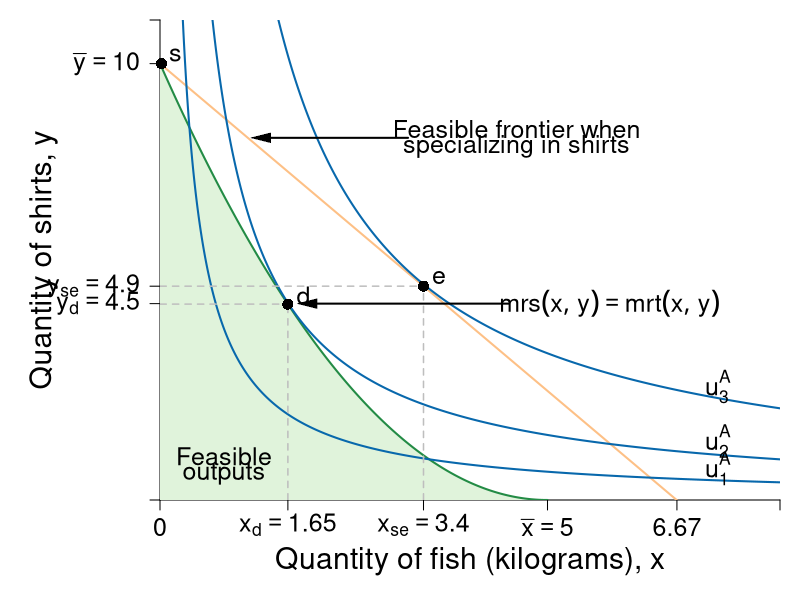

This chart was generated by the following R code:
#Graph Designer: Simon Halliday
#Authors: Bowles, Foley and Halliday
#Title: Coordination, Conflict and Competition: A Text in Microeconomics

require(shape)
pdf(file = "specprodexch/ppf_eos_indiff.pdf", width = 9, height = 9)

#Set parameters for graphics
pointsize <- 1.8
axislabelsize <- 1.8
labelsize <- 1.5
namesize <- 1.8
annotatesize <- 1.5
graphlinewidth <- 2
segmentlinewidth <- 1.5

COL <- c("#7fc97f", "#beaed4", "#fdc086", "#ffff99", "#386cb0", "#f0027f", "#bf5b17", "#666666")
COLA <- c("#e0f3db", "#99d8c9","#66c2a4","#41ae76", "#238b45", "#005824")
COLB <- c("#4eb3d3", "#2b8cbe", "#0868ac","#084081")

#Edited the margins to cater for the larger LHS labels
par(mar =  c(5, 8, 1, 1))

#Change this to make it log of l 

# ppf <- function(l, k = 0.5) {
#   k * (1/l)
# }

ppf <- function(fish, k = 10/25, alpha = 2, maxfish = 5) {
  k * (fish - maxfish)^alpha 
}
# 
# fishProd <- function(l, k = 0.5){
#   (-k)*l
# }
# 
# feasibleLabor <- function(l, time = 10){
#   -time - l
# }
# 
# manufactureProd <- function(l, k = 0.1, alpha = 2){
#   k * (-l)^alpha
# }

uFn <- function(x, y, alpha = 0.5){
  (x^alpha)*(y^(1-alpha))
}

budgetExchange <- function(x, yintercept = 12, slope = 1){
  yintercept - slope * x
}

xlims <- c(0, 8)
ylims <- c(0, 11)

npts <- 501 
x <- seq(xlims[1], xlims[2], length.out = npts)
y <- seq(ylims[1], ylims[2], length.out = npts) 
a <- c(1.8, 2.73, 4.1)

plot(0, 0, xlim = xlims, ylim = ylims, type = "n",
     xlab = expression(paste("")),
     ylab = expression(paste("")), 
     xaxt = "n", 
     yaxt = "n", 
     cex.lab = axislabelsize, 
     bty = "n", 
     xaxs="i", 
     yaxs="i"
)

# ticksy <- seq(from = 0, to = ylims[2], by = 1)
# ylabels <- seq(from = 0, to = ylims[2], by = 1)
# ticksx <- seq(from = 0, to = xlims[2], by = 1)
# xlabels <- seq(from = 0, to = xlims[2], by = 1)
ticksy <- c(ylims[1], 4.5, 4.9, 10, ylims[2])
ylabels <- c(NA, expression(paste(y[d]) == 4.5), expression(paste(y[se]) == 4.9),expression(paste(bar(y)==10)), NA)
ticksx <- c(xlims[1], 1.65, 3.4, 5, 6.67, xlims[2])
xlabels <- c(0, expression(paste(x[d]) == 1.65), expression(paste(x[se])==3.4), expression(paste(bar(x)==5)), 6.67, NA)


axis(1, at = ticksx, pos = 0, labels = xlabels, cex.axis = labelsize)
axis(2, at = ticksy, pos = 0, labels = ylabels, las = 1, cex.axis = labelsize)

npts <- 500 
xx1 <- seq(0, 5, length.out = npts)
xx2 <- seq(0, xlims[2], length.out = npts)
xx3 <- seq(xlims[1], 0, length.out = npts)
xx4 <- seq(-11, 0, length.out = npts)

#Draw the polygon for shading the feasible set
xpoly1 <- seq(from = 0, to = 5, length.out = 500)
ypoly1 <- ppf(xpoly1, k = 10/25, alpha = 2, maxfish = 5)
polygon(x = c(xpoly1, rev(xpoly1[1])), y = c(ypoly1, rev(ypoly1)[1]), col=COLA[1], density=NULL, border = NA)

#Draw the graphs
lines(xx1, ppf(xx1, k = 10/25, alpha = 2, maxfish = 5), col = COLA[5], lwd = graphlinewidth)
lines(xx2, budgetExchange(xx2,  yintercept = 10, slope = 1.5), col = COL[3], lwd = graphlinewidth)
#lines(xx3, feasibleLabor(xx3, time = 10), col = COL[3], lwd = graphlinewidth)
#lines(xx4, manufactureProd(xx4, k = 0.1, alpha = 2), col = COLB[4], lwd = graphlinewidth)

#Label axes
mtext(expression(paste("Quantity of fish (kilograms), ", x)), side = 1, line = 3, cex = axislabelsize)
text(-1.5, 0.5*ylims[2], expression(paste("Quantity of shirts, ", y)), xpd = TRUE, cex = axislabelsize, srt = 90) 


contour(x, y, 
        outer(x, y, uFn),
        drawlabels = FALSE,
        col = COLB[3],
        lwd = graphlinewidth,
        levels = a, 
        xaxs="i", 
        yaxs="i", 
        add = TRUE)

#Label the indifference curves
text(7.2, 0.72, expression(u[1]^A), cex = labelsize)
text(7.2, 1.35, expression(u[2]^A), cex = labelsize)
text(7.2, 2.6, expression(u[3]^A), cex = labelsize)

#Label point d
text(1.65 + 0.2, ppf(fish = 1.65) +.2, expression(d), cex = labelsize)
segments(1.65, 0, 1.65, ppf(fish = 1.65), lty = 2, col = "gray", lwd = segmentlinewidth)
segments(0, ppf(fish = 1.65), 1.65, ppf(fish = 1.65, k = 10/25, alpha = 2, maxfish = 5), lty = 2, col = "gray", lwd = segmentlinewidth)
points(1.65, ppf(fish = 1.65), pch = 16, col = "black", cex = 1.5)

#Label point e
text(3.4 + 0.2, budgetExchange(3.4,  yintercept = 10, slope = 1.5) +.2, expression(e), cex = labelsize)
segments(3.4, 0, 3.4, budgetExchange(3.4,  yintercept = 10, slope = 1.5), lty = 2, col = "gray", lwd = segmentlinewidth)
segments(0, budgetExchange(3.4,  yintercept = 10, slope = 1.5), 3.4, budgetExchange(3.4,  yintercept = 10, slope = 1.5), lty = 2, col = "gray", lwd = segmentlinewidth)
points(3.4, budgetExchange(3.4,  yintercept = 10, slope = 1.5), pch = 16, col = "black", cex = 1.5)

#Label point s
text(0.2, 10.2, expression(s), cex = labelsize)
points(0.02, 10, pch = 16, col = "black", cex = 1.5, xpd = TRUE)

#Label the feasible frontier
# text(4.5, 7.8, expression("Feasible Frontier"), cex = labelsize)
# text(4.5, 7.4, expression("(production possibilities frontier)"), cex = labelsize)
# Arrows(3.2, 7.8, 0.75, 7.8, col = "black", lty = 1, lwd = 2, arr.type = "triangle", arr.lwd = 0.5)


#Label the exchange constraint
text(4.6, 8.5, expression("Feasible frontier when"), cex = labelsize)
text(4.6, 8.1, expression("specializing in shirts"), cex = labelsize)
Arrows(3.2, 8.3, 1.3, 8.3, col = "black", lty = 1, lwd = 2, arr.type = "triangle", arr.lwd = 0.5)

#Label mrt = mrs
text(5.8, 4.5, expression(paste(mrs(x,y) == mrt(x,y))), cex = labelsize)
Arrows(4.5, 4.5, 1.9, 4.5, col = "black", lty = 1, lwd = 2, arr.type = "triangle", arr.lwd = 0.5)

text(0.825, 1, expression("Feasible"), cex = labelsize)
text(0.825, 0.6, expression("outputs"), cex = labelsize)

dev.off()
